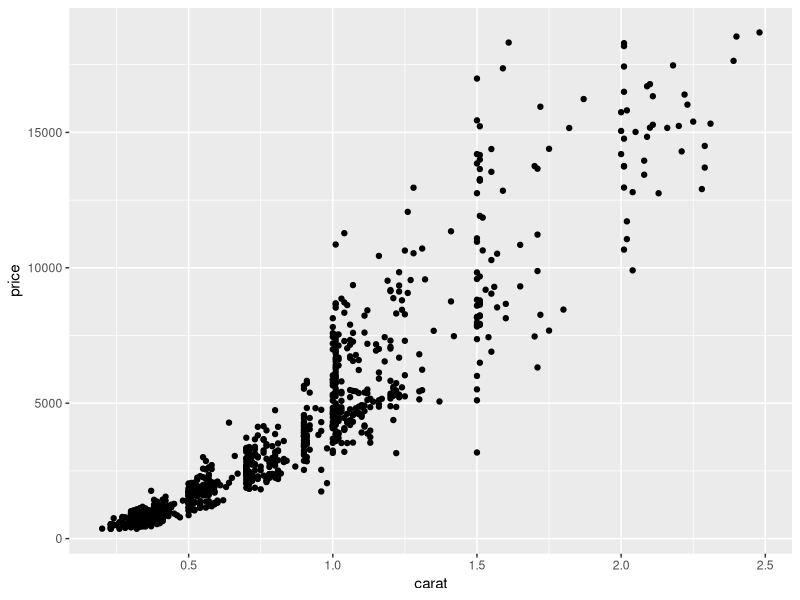
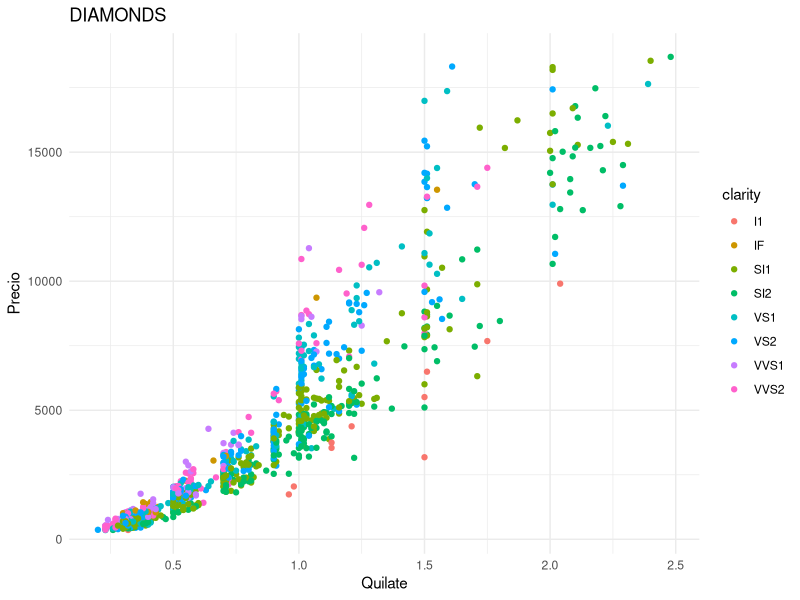
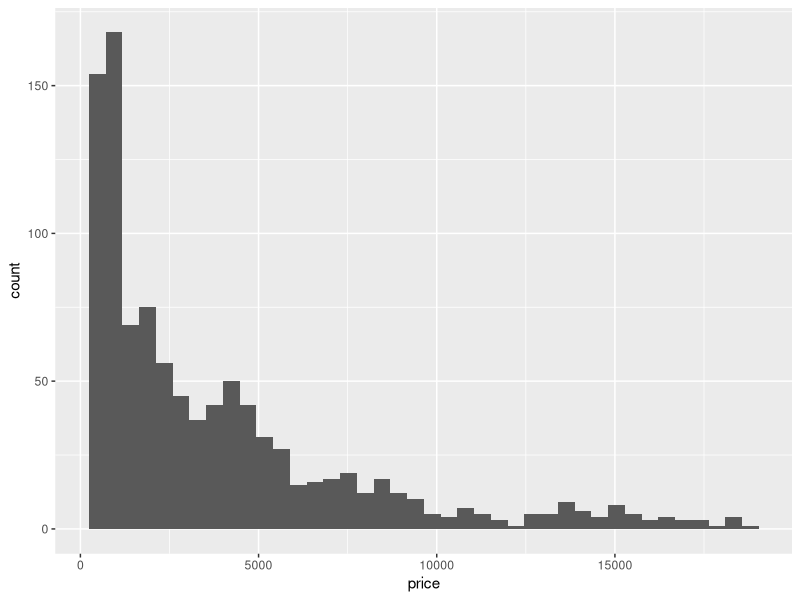
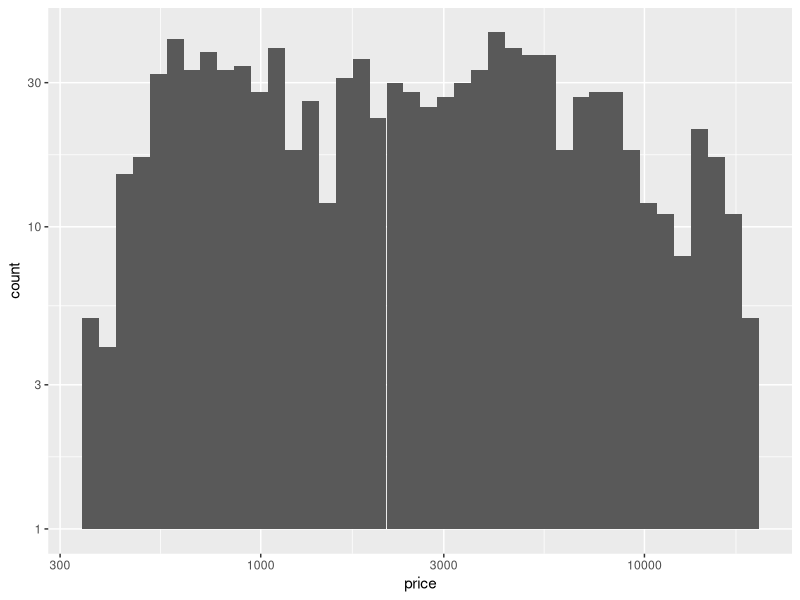
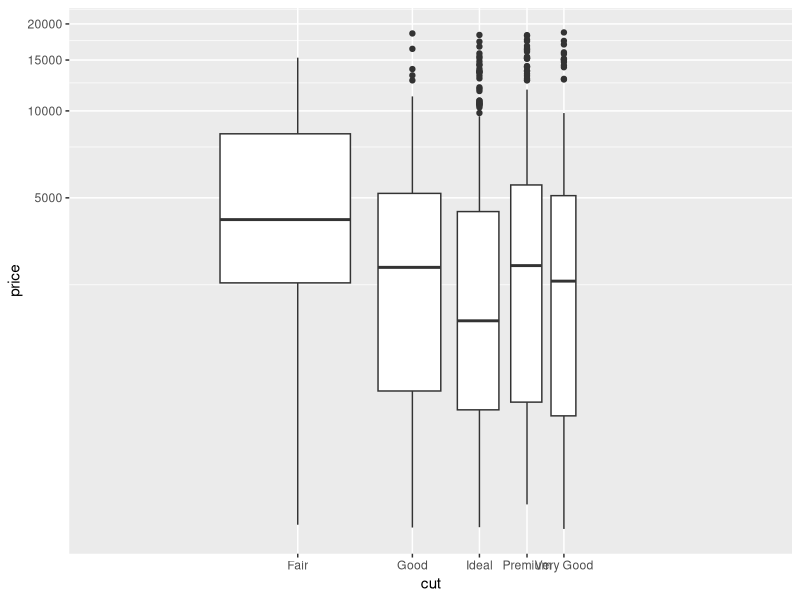
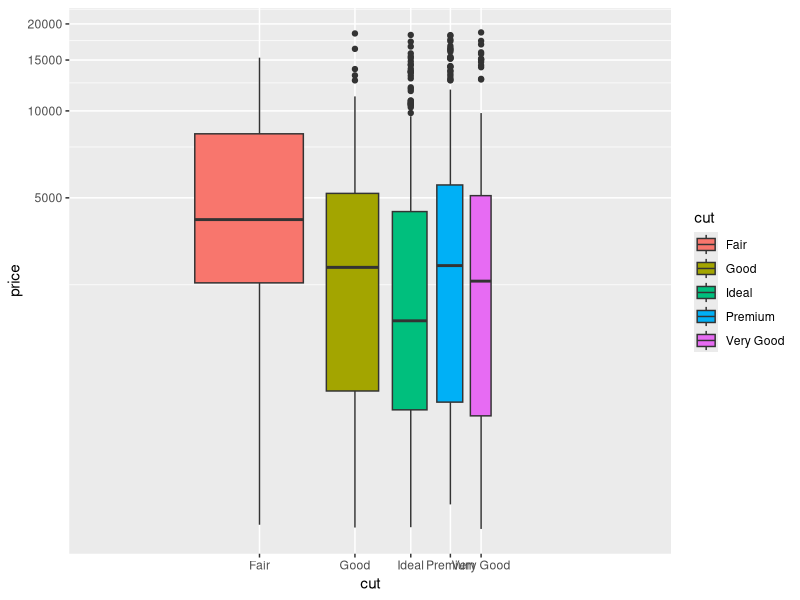
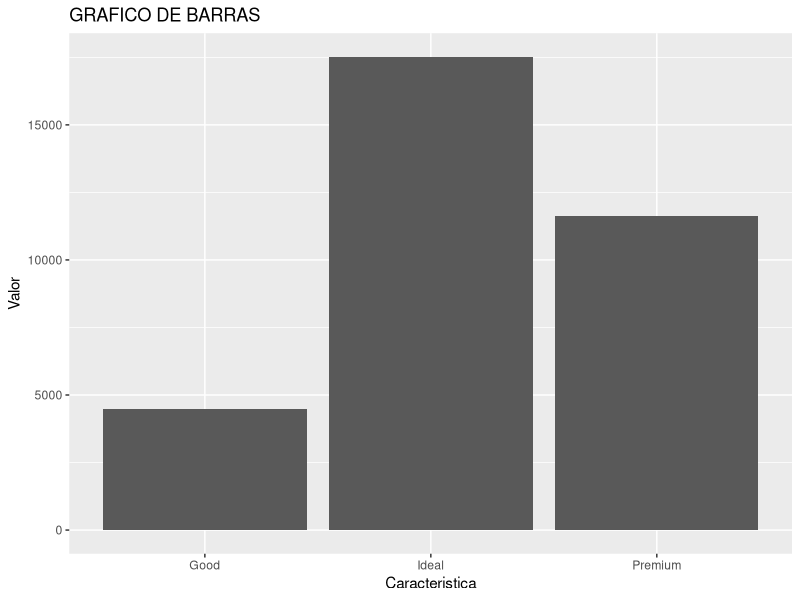

These charts were generated, in order, by the following R code:
## ---- chunk 1

diamonds <- read.csv("diamonds.csv", header = TRUE,
                         sep = ",",
                         stringsAsFactors = FALSE)
str(diamonds)
## ---- chunk 2
library(ggplot2)

grafico <- ggplot(diamonds, aes(x=carat, y= price))+
  geom_point()
grafico

grafico2 <- ggplot(diamonds, aes(x=carat, y= price, color = clarity))+
  geom_point()+
  labs(  title= "DIAMONDS",x="Quilate", y = "Precio")+
  theme_minimal()
grafico2

## ---- chunk 3

ggplot(diamonds, aes(x=price))+
  geom_histogram(bins=40)

ggplot(diamonds, aes(x=price))+
  geom_histogram(bins=40)+
  scale_y_continuous (trans = 'log10') +
  scale_x_continuous (trans = 'log10')
  

## ---- chunk 4
ggplot(diamonds, aes(x=cut, y=price))+
  geom_boxplot()+
  coord_trans (y = 'log10' , x = 'log10')


ggplot(diamonds, aes(x=cut, y=price, fill = cut))+
  geom_boxplot()+
  coord_trans (y = 'log10' , x ='log10')


## ---- chunk 5
library(dplyr)
library(ggplot2)

filtered_price<- diamonds %>%
  filter(price >= 1000)%>%
  filter(cut %in% c("Ideal","Good","Premium"))
filtered_price


ggplot(filtered_price, aes(x=cut, y=depth))+
  geom_bar(stat="identity", position="stack")+
  labs(  title= "GRAFICO DE BARRAS",x="Caracteristica", y = "Valor")




  
 

